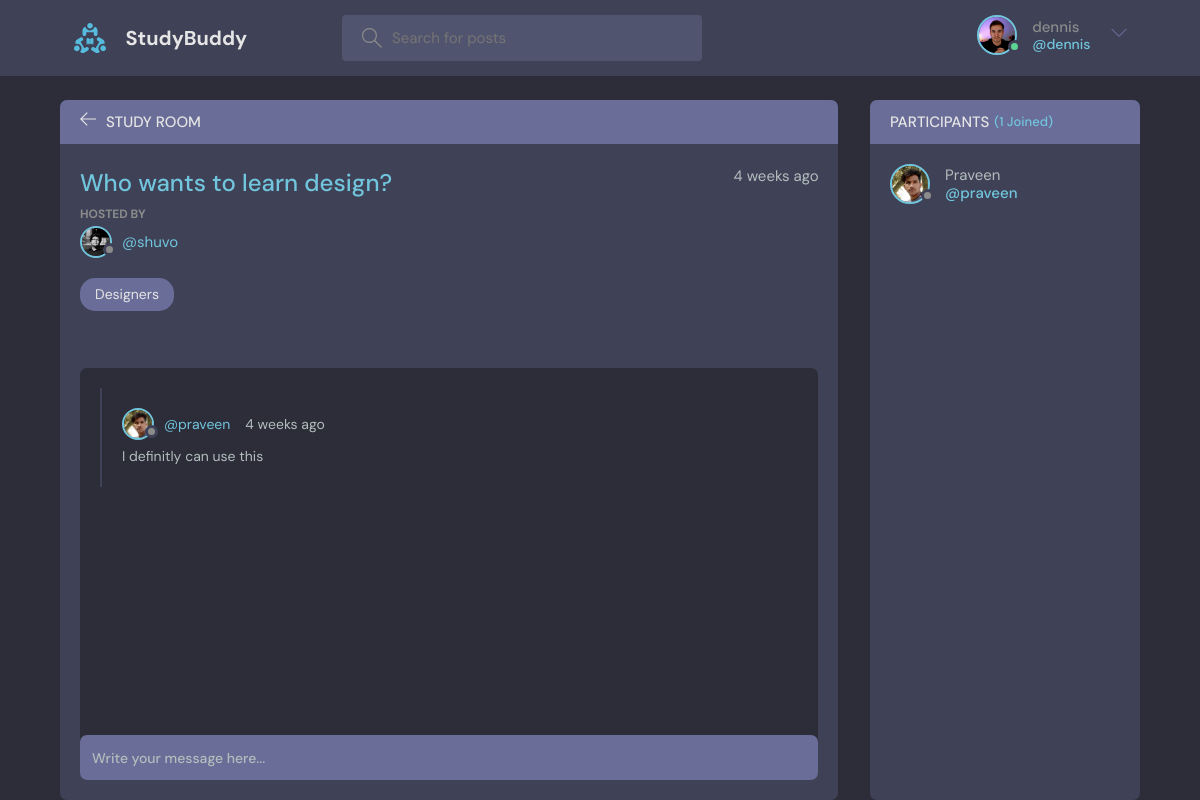
/room/16/ (signed in), run on the app's committed database.
### base/models.py (models this page shows, shortened)
class User(AbstractUser):
    name = models.CharField(max_length=200, null=True)
    email = models.EmailField(unique=True, null=True)
    bio = models.TextField(null=True)
    avatar = models.ImageField(null=True, default="avatar.svg")
    USERNAME_FIELD = 'email'
    REQUIRED_FIELDS = []

class Room(models.Model):
    host = models.ForeignKey(User, on_delete=models.SET_NULL, null=True)
    topic = models.ForeignKey(Topic, on_delete=models.SET_NULL, null=True)
    name = models.CharField(max_length=200)
    description = models.TextField(null=True, blank=True)
    participants = models.ManyToManyField(
        User, related_name='participants', blank=True)
    updated = models.DateTimeField(auto_now=True)
    created = models.DateTimeField(auto_now_add=True)
    class Meta:
        ordering = ['-updated', '-created']

class Topic(models.Model):
    name = models.CharField(max_length=200)
    def __str__(self):
        return self.name

class Message(models.Model):
    user = models.ForeignKey(User, on_delete=models.CASCADE)
    room = models.ForeignKey(Room, on_delete=models.CASCADE)
    body = models.TextField()
    updated = models.DateTimeField(auto_now=True)
    created = models.DateTimeField(auto_now_add=True)
    class Meta:
        ordering = ['-updated', '-created']

### base/views.py (the view, shortened to what this page needs)
# urls.py: path('room/<str:pk>/', views.room, name="room"),
@login_required(login_url='login')
def room(request, pk):
    room = Room.objects.get(id=pk)
    room_messages = room.message_set.all()
    participants = room.participants.all()
    context = {'room': room, 'room_messages': room_messages,
               'participants': participants}
    return render(request, 'base/room.html', context)

### base/templates/base/room.html (shortened to what this page needs)
{% extends 'main.html' %}
{% block content %}
<main class="profile-page layout layout--2">
  <div class="container">
    <div class="room">
      <div class="room__top">
        <div class="room__topLeft">
          <a href="{% url 'home' %}">
            <svg version="1.1" xmlns="http://www.w3.org/2000/svg" width="32" height="32" viewBox="0 0 32 32">
              <title>arrow-left</title>
              <path
                d="M13.723 2.286l-13.723 13.714 13.719 13.714 1.616-1.611-10.96-10.96h27.625v-2.286h-27.625l10.965-10.965-1.616-1.607z">
              </path>
            </svg>
          </a>
          <h3>Study Room</h3>
        </div>
      </div>
      <div class="room__box scroll">
        <div class="room__header scroll">
          <div class="room__info">
            <h3>{{room.name}}</h3>
            <span>{{room.created|timesince}} ago</span>
          </div>
          <div class="room__hosted">
            <p>Hosted By</p>
            <a href="{% url 'user-profile' room.host.id %}" class="room__author">
              <div class="avatar avatar--small">
                <img src="{{room.host.avatar.url}}" />
              </div>
              <span>@{{room.host.username}}</span>
            </a>
          </div>
          <span class="room__topics">{{room.topic}}</span>
        </div>
        <div class="room__conversation">
          <div class="threads scroll">
            {% for message in room_messages %}
            <div class="thread">
              <div class="thread__top">
                <div class="thread__author">
                  <a href="{% url 'user-profile' message.user.id %}" class="thread__authorInfo">
                    <div class="avatar avatar--small">
                      <img src="{{message.user.avatar.url}}" />
                    </div>
                    <span>@{{message.user.username}}</span>
                  </a>
                  <span class="thread__date">{{message.created|timesince}} ago</span>
                </div>
              </div>
              <div class="thread__details">
                {{message.body}}
              </div>
            </div>
            {% endfor %}
          </div>
        </div>
      </div>
      <div class="room__message">
        <form action="" method="POST">
          <input name="body" placeholder="Write your message here..." />
        </form>
      </div>
    </div>
    <div class="participants">
      <h3 class="participants__top">Participants <span>({{participants.count}} Joined)</span></h3>
      <div class="participants__list scroll">
        {% for user in participants %}
        <a href="{%  url 'user-profile' user.id %}" class="participant">
          <div class="avatar avatar--medium">
            <img src="{{user.avatar.url}}" />
          </div>
          <p>
            {{user.name}}
            <span>@{{user.username}}</span>
          </p>
        </a>
        {% endfor %}
      </div>
    </div>
  </div>
</main>
{% endblock content %}

### templates/navbar.html (shortened to what this page needs)
{% load static %}
<header class="header header--loggedIn">
    <div class="container">
        <a href="{% url 'home' %}" class="header__logo">
            <img src="{% static 'images/logo.svg' %}" />
            <h1>StudyBuddy</h1>
        </a>
        <form class="header__search" method="GET" action="{% url 'home' %}">
            <label>
                <input name="q" placeholder="Search for posts" />
            </label>
        </form>
        <nav class="header__menu">
            {% if request.user.is_authenticated %}
            <div class="header__user">
                <a href="{% url 'update-user' %}">
                    <div class="avatar avatar--medium active">
                        <img src="{{request.user.avatar.url}}" />
                    </div>
                    <p>{{request.user.username}} <span>@{{request.user.username}}</span></p>
                </a>
                <button class="dropdown-button">
                    <svg version="1.1" xmlns="http://www.w3.org/2000/svg" width="32" height="32" viewBox="0 0 32 32">
                        <title>chevron-down</title>
                        <path d="M16 21l-13-13h-3l16 16 16-16h-3l-13 13z"></path>
                    </svg>
                </button>
            </div>
            {% else %}
            <a href="{% url 'login' %}">
                <img src="{% static 'images/avatar.svg' %}" />
                <p>Login</p>
            </a>
            {% endif %}
        </nav>
    </div>
</header>

### data on the page
User: user.avatar (picture), user.username "dennis"
Room: name "Who wants to learn design?", created "4 weeks", host.avatar (picture), host.username "shuvo", topic "Designers"
Message: user.avatar (picture), user.username "praveen", created "4 weeks", body "I definitly can use this"
User: avatar (picture), name "Praveen", username "praveen"

### other printed values
{{ participants.count }} "1"
